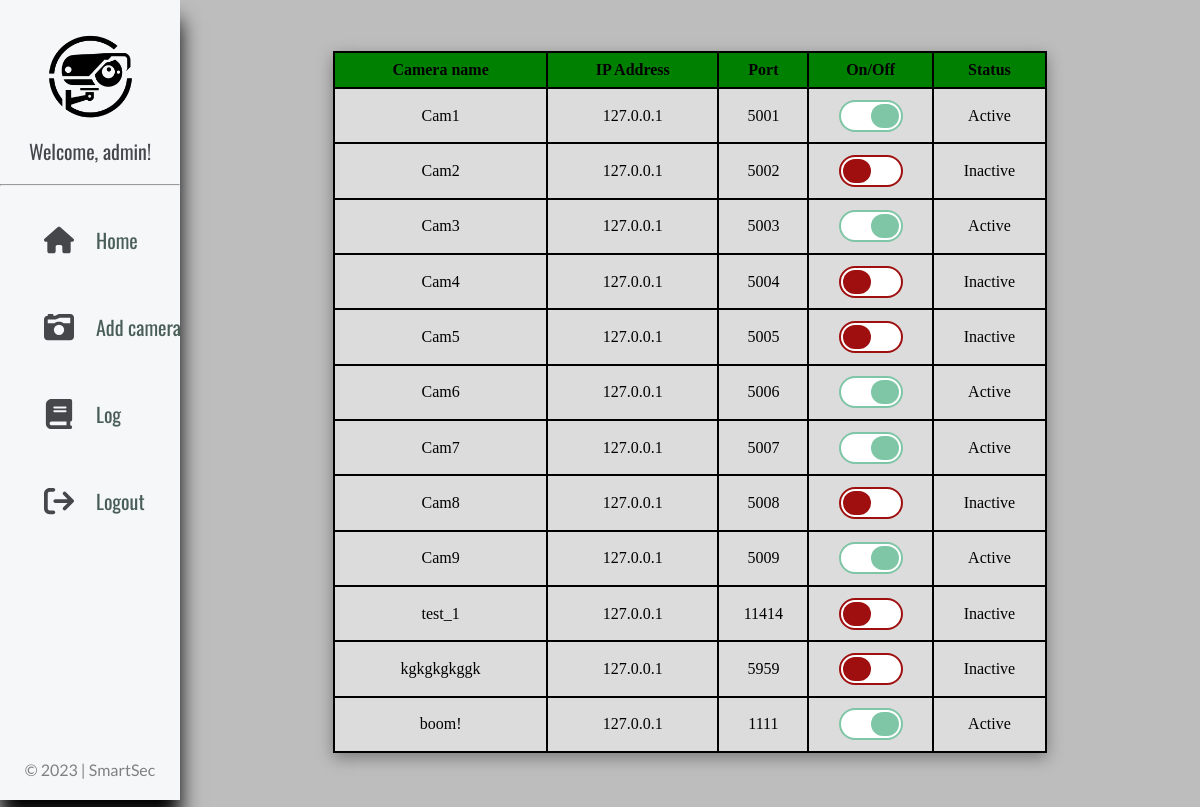
The app's page /detailed_view (signed in), older data.
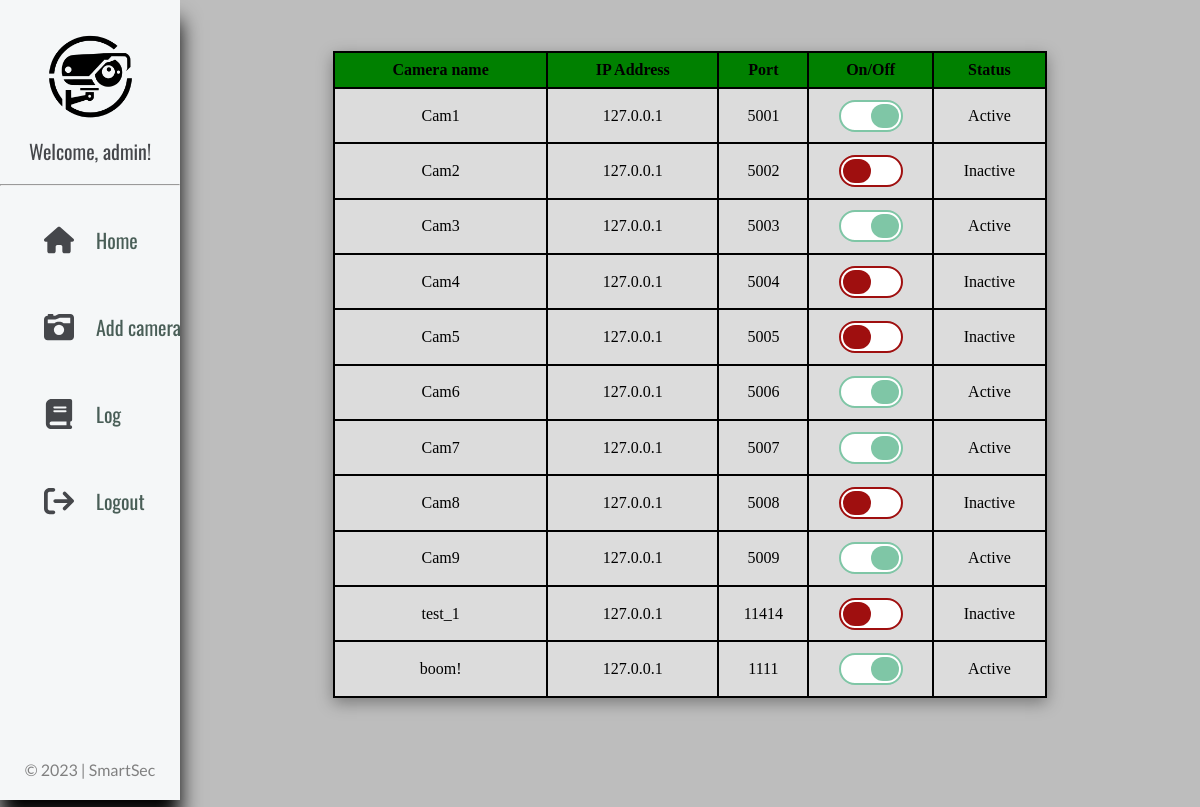
The same page, newer data.
### tables this page shows
CREATE TABLE t_cameras (cname TEXT, port INTEGER, status TEXT, lat FLOAT, lng FLOAT);

### server.py (the view)
@app.route('/detailed_view')
def detailed_view():
    if not session.get('loggedin_as'):
        return redirect('/login')
    Cameras = fetch_all_camera_from_db()
    return render_template('detailedView.html',cameras=Cameras, user=session.get('loggedin_as'))

### server.py (called while the page is built)
def dict_factory(cursor, row):
    d = {}
    for idx, col in enumerate(cursor.description):
        d[col[0]] = row[idx]
    return d

def fetch_all_camera_from_db():
    connect = sqlite3.connect('database.db')
    cursor = connect.cursor()
    cursor.row_factory = dict_factory
    cursor.execute('SELECT * FROM t_cameras')
    Cameras = cursor.fetchall()
    return Cameras

### templates/detailedView.html (shortened to what this page needs)
{% extends 'base.html' %}
{% block body %}
<table class="rwd-table">
    <tr class="table-header">
        <th>Camera name</th>
        <th>IP Address</th>
        <th>Port</th>
        <th>On/Off</th>
        <th>Status</th>
    </tr>
    {% for cam_info in cameras %}
    <tr class="table-entry">
        <td data-th="Camera name">{{cam_info.cname}}</td>
        <td data-th="IP Address">127.0.0.1</td>
        <td data-th="port">{{cam_info.port}}</td>
        <td data-th="On/Off" class="button-values">
            <div class="middle-button">
                <label class="tgl-btn{% if cam_info.status == 'Inactive' %} red{% endif %}" for="cb{{ loop.index }}"></label>
            </div>
        </td>
        <td data-th="Status">{{cam_info.status}}</td>
    </tr>
    {% endfor %}
</table>
{% endblock %}

### templates/base.html (shortened to what this page needs)
<!DOCTYPE html>
<html lang="en">
    <head>
        <link rel="stylesheet" href="{{ url_for('static', filename='css/main.css')}}">
        <link rel="stylesheet" href="https://cdnjs.cloudflare.com/ajax/libs/font-awesome/4.7.0/css/font-awesome.min.css">
    </head>
<body>
    <div class="sidepanel">
        <img class="sidepanel-logo" src="{{ url_for('static', filename='new-logo-black.png')}}">
        <p style="margin-top: -10%;" class="sidepanel-urls">Welcome, {{ user[0] }}!</p>
        <hr>
        <a id = "style-3" class="sidepanel-urls" href="{{ url_for('home') }}"><span><i class="fa fa-home"></i>Home</span></a>
        {% if user[2] == 'admin' %}
        <a id="style-3" class="sidepanel-urls" href="{{ url_for('show_add_page') }}"><span> <i class="fa fa-camera-retro fa-lg" aria-hidden="true"></i>Add camera</span></a>
        <a id = "style-3" class="sidepanel-urls" href="{{ url_for('log') }}"><span><i class="fa fa-book" aria-hidden="true"></i>Log</span></a>
        {% endif %}
        <a id = "style-3" class="sidepanel-urls" href="{{ url_for('logout') }}"><span> <i class="fa fa-sign-out"></i>Logout</span></a>
        <div class="footer"><p>© 2023 | SmartSec</p></div>
    </div>
    <div class="main-container">
        {% block body %}{% endblock %}
    </div>
</body>
</html>

### static/css/main.css (style rules this page uses)
:root { --text: #18272F; }
body { background-color: #bdbdbd; margin: 0%; }
.sidepanel { background-color: #EEEEEE; font-family: 'Oswald'; width: 15%; height: 100vh; position: fixed; top: 0%; left: 0%; box-shadow: 0px 20px 20px; z-index: 1; background-color: #F5F7F8; overflow: hidden; }
.sidepanel .footer { width: 100%; position: absolute; top: 93%; }
.sidepanel .footer p { font-family: Lato, sans-serif; color: grey; font-weight: 400; text-align: center; }
.sidepanel-logo { width: 75%; margin: auto; padding-top: 5%; display: block; }
.sidepanel-urls { width: 100%; display: block; font-family: 'Oswald', sans-serif; color: black; font-size: 20px; margin: 0%; margin-top: 15%; padding-top: 10px; padding-bottom: 10px; text-decoration: none; color: #495E57; text-wrap: nowrap; }
p.sidepanel-urls { text-align: center; color: #45474B; }
.sidepanel-urls span { margin-left: 20%; position: relative; display: inline-flex; align-items: center; }
.fa, .fas, .svg-inline--fa { padding: 2px; margin-right: 8px; margin-left: 6px; text-shadow: 1px 1px 2px #1d1d19; color: #ffffff; }
.sidepanel-urls .fa, .sidepanel-urls .fas, .sidepanel-urls .svg-inline--fa { margin-right: 20px; text-shadow: 1px 1px 2px #ffffff; color: #45474B; font-size: 30px; width: 30px; height: 30px; }
.main-container { margin-left: 15%; height: 100vh; }
.rwd-table { width: 70%; border-collapse: collapse; margin: 0 auto; margin-top: 5%; margin-bottom: 1%; box-shadow: 0px 5px 15px rgba(0, 0, 0, 0.35); }
.table-header th { background-color: green; text-align: center; border: 2px solid black; padding: 8px; grid-column: 1/5; }
.table-entry td { text-align: center; background-color: gainsboro; border: 2px solid black; padding: 1.5%; }
.middle-button { display: flex; justify-content: center; }

Row changes from the older to the newer data that the page shows:
removed t_cameras: cname "kgkgkgkggk", port "5959", status "Inactive"
